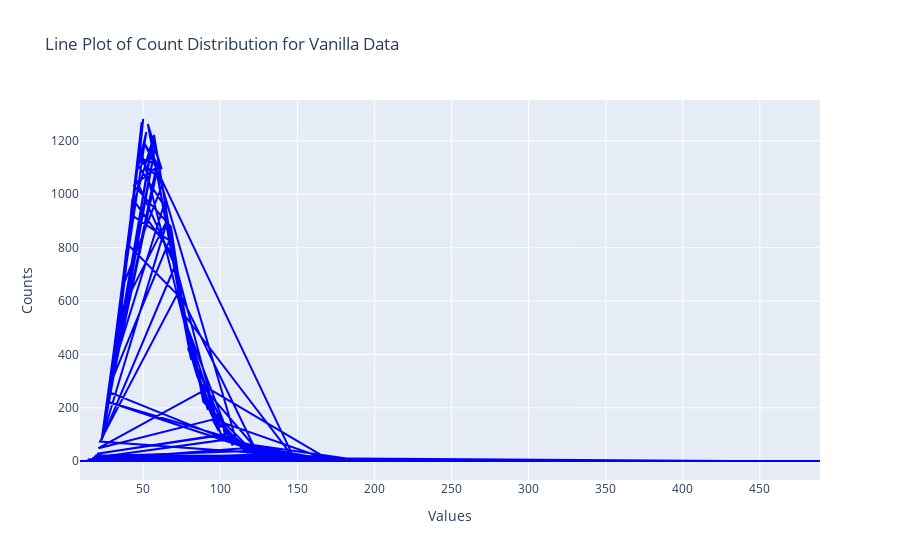

This figure's notebook cell:
### Code cell
import plotly.graph_objs as go
from collections import Counter

# Using your count_vanilla data
keys = list(count_vanilla.keys())
values = list(count_vanilla.values())

# Create a line plot
trace = go.Scatter(x=keys, y=values, mode='lines', line=dict(color='blue'))

# Layout configuration
layout = go.Layout(
    title="Line Plot of Count Distribution for Vanilla Data",
    xaxis=dict(title='Values'),
    yaxis=dict(title='Counts')
)

# Combine the trace and layout into a figure
fig = go.Figure(data=[trace], layout=layout)

# Show the plot
fig.show()

### Figure 1 — Plotly figure (JSON) as saved in the notebook; plotly's stock layout.template omitted (floating-point values rounded to 4 significant figures; data arrays with more than 128 entries replaced by an {"elided": "..."} marker saying what was removed)
{"data": [{"line": {"color": "blue"}, "mode": "lines", "type": "scatter", "x": {"elided": "215 int values"}, "y": {"elided": "215 int values"}}], "layout": {"title": {"text": "Line Plot of Count Distribution for Vanilla Data"}, "xaxis": {"title": {"text": "Values"}}, "yaxis": {"title": {"text": "Counts"}}}}
